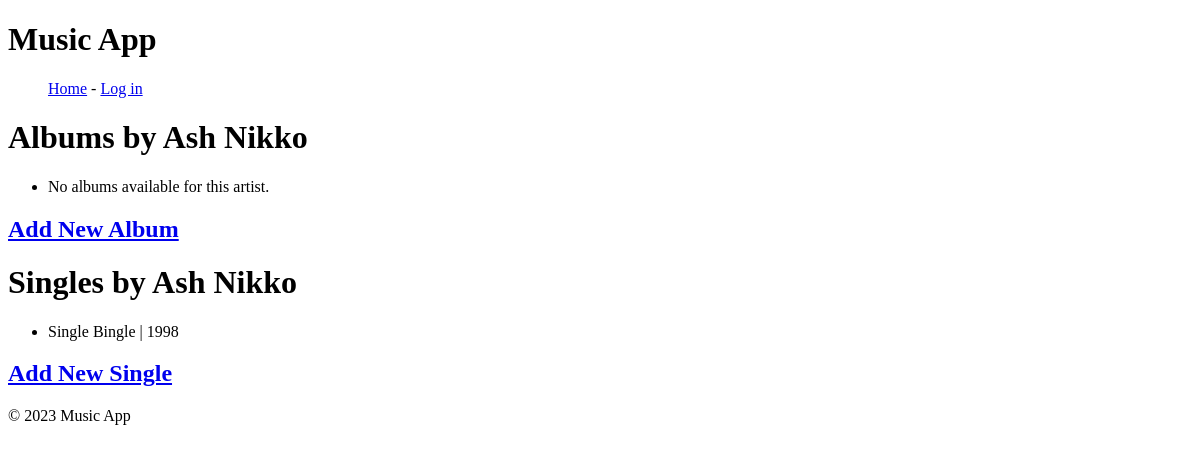
/artist/2/albums/, run on an earlier commit of the app's database.
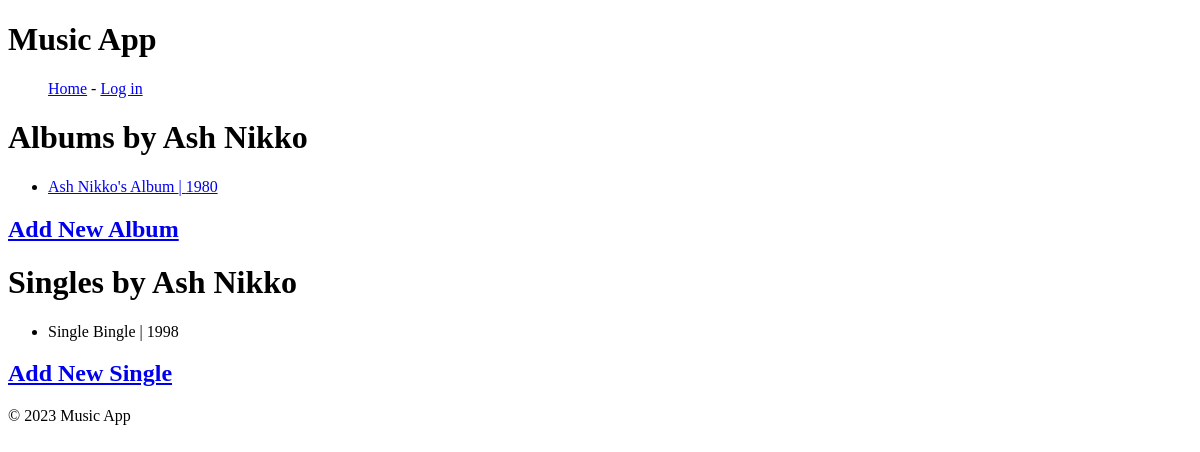
And on a later commit of the database.
### music_app/models.py (models this page shows, shortened)
class Artist(models.Model):
    name = models.CharField(max_length=100)
    def get_singles(self):
        return Track.objects.filter(artist=self, album__isnull=True)

class Track(models.Model):
    name = models.CharField(max_length=300)
    length = models.IntegerField(default=0) # Length in seconds
    artist = models.ForeignKey(Artist, on_delete=models.SET_NULL, null=True)
    album = models.ForeignKey(Album, on_delete=models.SET_NULL, null=True)
    release_year = models.IntegerField(default=1900,
                                       validators=[
                                           MaxValueValidator(datetime.datetime.now().year),
                                           MinValueValidator(1900)
                                       ])

class Album(models.Model):
    name = models.CharField(max_length=300)
    release_year = models.IntegerField(default=1900,
                    validators=[
                        MaxValueValidator(datetime.datetime.now().year),
                        MinValueValidator(1900)])
    date_added = models.DateField(auto_now_add=True)
    artist = models.ForeignKey(Artist, on_delete=models.SET_NULL, null=True)

### music_app/views.py (the view)
# urls.py: path('artist/<int:artist_id>/albums/', views.artist_albums, name='artist_albums'),
def artist_albums(request, artist_id):
    artist = get_object_or_404(Artist, id=artist_id)
    albums = Album.objects.filter(artist=artist)
    singles = artist.get_singles()
    return render(request, 'music_app/artist_albums.html',
                  {'artist': artist, 'albums': albums,
                   'singles': singles})

### music_app/templates/music_app/artist_albums.html
{% extends "music_app/base.html" %}
{% block content %}
    <h1>Albums by {{ artist.name }}</h1>
    <ul>
        {% if albums %}
            {% for album in albums %}
                <li>
                    <a href="{% url 'music_app:track_list' album_id=album.id %}">
                        {{ album.name }} | {{ album.release_year }}
                    </a>
                </li>
            {% endfor %}
        {% else %}
            <li>No albums available for this artist.</li>
        {% endif %}
    </ul>
    <h2><a href="{% url 'music_app:add_album' %}">Add New Album</a></h2>
    <h1>Singles by {{ artist.name }}</h1>
    <ul>
        {% if singles %}
            {% for single in singles %}
                <li>{{ single.name }} | {{ single.release_year }}</li>
            {% endfor %}
        {% else %}
            <li>No singles available for this artist.</li>
        {% endif %}
    </ul>
        <h2><a href="{% url 'music_app:add_track' artist_id=artist.id album_id=0 %}">Add New Single</a></h2>
{% endblock %}

### music_app/templates/music_app/base.html (shortened to what this page needs)
<!DOCTYPE html>
<html lang="en">
<head>
</head>
<body>
    <header>
        <h1>Music App</h1>
        <nav>
            <ul>
                <a href="{% url 'music_app:index' %}">Home</a> -
                  {% if user.is_authenticated %}
                    Hello, {{ user.username }}.
                {% else %}
                    <a href="{% url 'accounts:login' %}">Log in </a>
                {% endif %}
            </ul>
        </nav>
    </header>
    <main>
        {% block content %}
        {% endblock %}
    </main>
    <footer>
        <p>&copy; 2023 Music App</p>
    </footer>
</body>
</html>

What changed in the data, as far as the page shows it:
added Album: name "Ash Nikko's Album", release_year "1980"
Also different on the page:
text no longer shown: "No albums available for this artist."
